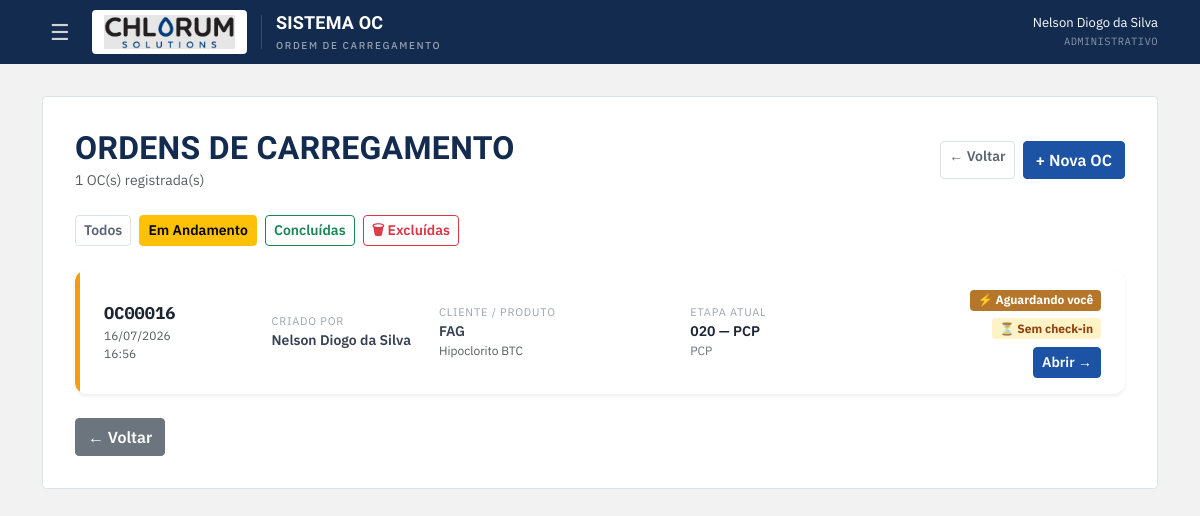
Page /ocs?status=em_andamento (signed in) on the earlier database version.
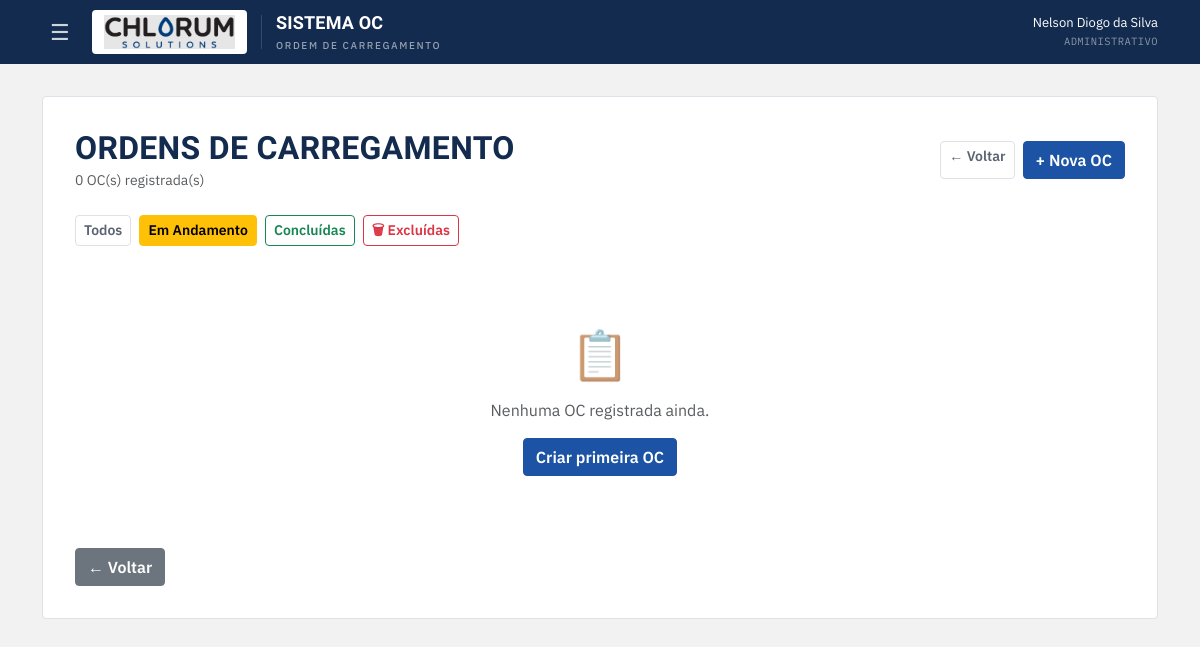
Same page on the later database version.
### models.py (models this page shows)
class User(db.Model, UserMixin):
    id       = db.Column(db.Integer, primary_key=True)
    nome     = db.Column(db.String(100), nullable=False)
    email    = db.Column(db.String(100), unique=True, nullable=False)
    senha    = db.Column(db.String(200), nullable=False)
    area     = db.Column(db.String(50))
    is_admin = db.Column(db.Boolean, default=False, nullable=False)

class OrdemCarregamento(db.Model):
    id                    = db.Column(db.Integer, primary_key=True)
    numero_oc             = db.Column(db.String(50), unique=True)
    status                = db.Column(db.String(20), default='em_andamento')
    data_criacao          = db.Column(db.DateTime, default=datetime.utcnow)
    excluida              = db.Column(db.Boolean, default=False, nullable=False)
    data_exclusao         = db.Column(db.DateTime, nullable=True)
    motivo_cancelamento   = db.Column(db.String(30), nullable=True)
    justificativa_exclusao = db.Column(db.Text, nullable=True)
    excluida_por          = db.Column(db.Integer, db.ForeignKey('user.id'), nullable=True)
    etapas = db.relationship('EtapaOC', backref='oc', lazy='selectin',
                              order_by='EtapaOC.id')

class DadosEtapa(db.Model):
    id       = db.Column(db.Integer, primary_key=True)
    etapa_id = db.Column(db.Integer, db.ForeignKey('etapa_oc.id'))
    campo    = db.Column(db.String(100))
    valor    = db.Column(db.Text)

### blueprints/ocs.py (the view)
@bp.route('/ocs')
@login_required
def listar_ocs():
    from models import OrdemCarregamento
    status = request.args.get('status', 'todos')
    page   = request.args.get('page', 1, type=int)
    query = OrdemCarregamento.query
    if not current_user.is_admin:
        query = query.filter_by(excluida=False)
    if status == 'em_andamento':
        query = query.filter_by(status='em_andamento', excluida=False)
    elif status == 'concluida':
        query = query.filter_by(status='concluida')
    elif status == 'excluida' and current_user.is_admin:
        query = query.filter_by(excluida=True)
    paginacao = query.order_by(OrdemCarregamento.id.desc())\
                      .paginate(page=page, per_page=OCS_POR_PAGINA, error_out=False)
    lista = [_montar_item_oc(oc) for oc in paginacao.items]
    pendentes_count = len(_pendencias_usuario())
    return render_template('ocs.html',
                           lista=lista,
                           paginacao=paginacao,
                           status_atual=status,
                           pendentes_count=pendentes_count,
                           is_admin=current_user.is_admin)

### app.py (called while the page is built)
@login_manager.user_loader
def load_user(user_id):
    return User.query.get(int(user_id))

### helpers.py (called while the page is built, shortened)
def _ordem_efetiva(cliente):
    ordem = list(ORDEM_ETAPAS)
    if CLIENTE_LCQ_FINAL not in (cliente or '').upper():
        ordem = [c for c in ordem if c != '110']
    return ordem

def _campo_valor(lista, campo):
    for r in lista:
        if r.campo == campo:
            return r.valor or '—'
    return '—'

def _pendencias_usuario():
    from models import OrdemCarregamento
    if current_user.is_admin: return []

### templates/ocs.html (shortened to what this page needs)
{% extends "base.html" %}
{% block content %}
<div class="d-flex align-items-center justify-content-between mb-4">
    <div>
        <h2 class="mb-0">Ordens de Carregamento</h2>
        <small class="text-muted">{{ paginacao.total }} OC(s) registrada(s)</small>
    </div>
    <div class="d-flex gap-2">
        <a href="/dashboard" class="btn btn-outline-secondary btn-sm">← Voltar</a>
        <a href="/oc/nova" class="btn btn-primary">+ Nova OC</a>
    </div>
</div>
<div class="d-flex gap-2 mb-4 flex-wrap">
    <a href="/ocs?status=todos"
       class="btn btn-sm btn-outline-secondary {{ 'active' if status_atual == 'todos' }}">
        Todos
    </a>
    <a href="/ocs?status=em_andamento"
       class="btn btn-sm btn-outline-warning {{ 'active' if status_atual == 'em_andamento' }}">
        Em Andamento
    </a>
    <a href="/ocs?status=concluida"
       class="btn btn-sm btn-outline-success {{ 'active' if status_atual == 'concluida' }}">
        Concluídas
    </a>
    {% if is_admin %}
    <a href="/ocs?status=excluida"
       class="btn btn-sm btn-outline-danger {{ 'active' if status_atual == 'excluida' }}">
        🗑 Excluídas
    </a>
    {% endif %}
</div>
<div class="row g-3" id="lista-ocs">
{% for item in lista %}
<div class="col-12">
    <div class="card border-0 shadow-sm" style="
        border-radius: 12px; overflow: hidden;
        opacity: {{ '0.6' if item.oc.excluida else '1' }};
    ">
        <div style="display:flex;">
            <div style="
                width: 5px; flex-shrink: 0;
                background: {% if item.oc.excluida %}#9ca3af
                            {% elif item.oc.status == 'concluida' %}#16a34a
                            {% elif item.aguardando_minha_area %}#f59e0b
                            {% else %}#3b82f6{% endif %};
            "></div>
            <div class="card-body py-3 px-4 w-100">
                <div class="row align-items-center g-2">
                    <div class="col-md-2">
                        <div class="fw-bold" style="font-size:17px; color:#1c2434;
                             font-family:'IBM Plex Mono',monospace;">
                            {{ item.oc.numero_oc }}
                        </div>
                        <div class="text-muted" style="font-size:12px;">
                            {{ item.oc.data_criacao.strftime('%d/%m/%Y') }}<br>
                            {{ item.oc.data_criacao.strftime('%H:%M') }}
                        </div>
                    </div>
                    <div class="col-md-2">
                        <div style="font-size:11px; text-transform:uppercase;
                             letter-spacing:.8px; color:#9ca3af;">Criado por</div>
                        <div style="font-size:14px; font-weight:600; color:#374151;">
                            {{ item.criador }}
                        </div>
                    </div>
                    <div class="col-md-3">
                        <div style="font-size:11px; text-transform:uppercase;
                             letter-spacing:.8px; color:#9ca3af;">Cliente / Produto</div>
                        <div style="font-size:14px; font-weight:600; color:#374151;">
                            {{ item.cliente }}
                        </div>
                        <div class="text-muted" style="font-size:12px;">
                            {{ item.produto }}
                        </div>
                    </div>
                    <div class="col-md-3">
                        <div style="font-size:11px; text-transform:uppercase;
                             letter-spacing:.8px; color:#9ca3af;">Etapa atual</div>
                        {% if item.oc.excluida %}
                            <span style="font-size:13px; color:#9ca3af;">
                                🗑 Excluída em
                                {{ item.oc.data_exclusao.strftime('%d/%m/%Y') if item.oc.data_exclusao else '—' }}
                            </span>
                            {% if item.oc.justificativa_exclusao %}
                            <div style="font-size:11px; color:#9ca3af; font-style:italic;">
                                "{{ item.oc.justificativa_exclusao }}"
                            </div>
                            {% endif %}
                        {% elif item.oc.status == 'concluida' %}
                            <span class="badge bg-success" style="font-size:13px;">✔ Concluída</span>
                        {% else %}
                            <div style="font-size:14px; font-weight:600; color:#1c2434;">
                                {{ item.etapa_codigo }} — {{ item.etapa_nome }}
                            </div>
                            <div style="font-size:12px; color:#6b7280;">
                                {{ item.etapa_area }}
                            </div>
                        {% endif %}
                    </div>
                    <div class="col-md-2 text-md-end">
                        {% if item.oc.excluida %}
                            <span class="badge bg-secondary mb-1">Excluída</span>
                        {% elif item.oc.status == 'concluida' %}
                            <span class="badge bg-success mb-1">Concluída</span>
                        {% elif item.aguardando_minha_area %}
                            <span class="badge bg-warning text-dark mb-1">⚡ Aguardando você</span>
                        {% else %}
                            <span class="badge bg-primary mb-1">Em Andamento</span>
                        {% endif %}
                        <br>
                        {% if item.checkin != 'concluido' and not item.oc.excluida and item.oc.status != 'concluida' %}
                            <span class="badge mb-1" style="background:#fef3c7;color:#92400e;">
                                ⏳ Sem check-in
                            </span>
                        {% endif %}
                        <br>
                        <a href="/oc/{{ item.oc.id }}"
                           class="btn btn-sm btn-primary mt-1">Abrir →</a>
                    </div>
                </div>
            </div>
        </div>
    </div>
</div>
{% else %}
<div class="col-12 text-center text-muted py-5">
    <div style="font-size:48px;">📋</div>
    <p class="mt-2">Nenhuma OC registrada ainda.</p>
    <a href="/oc/nova" class="btn btn-primary">Criar primeira OC</a>
</div>
{% endfor %}
</div>
<div class="mt-4">
    <a href="/dashboard" class="btn btn-secondary">← Voltar</a>
</div>
{% endblock %}

### templates/base.html (shortened to what this page needs)
<!DOCTYPE html>
<html lang="pt-br">
<head>
    <link rel="stylesheet" href="{{ url_for('static', filename='css/bootstrap.min.css') }}">
    <link href="https://cdn.jsdelivr.net/npm/tom-select/dist/css/tom-select.css" rel="stylesheet">
</head>
<body>
<div class="topo">
    <div class="container">
        <div class="topo-inner">
            {% if current_user and current_user.is_authenticated %}
            <button class="btn-menu" onclick="abrirMenu()" aria-label="Abrir menu">☰</button>
            {% endif %}
            <div class="topo-logo-wrap">
                <img src="{{ url_for('static', filename='img/chlorum-solutions.png') }}"
                     class="topo-logo" alt="Chlorum Solutions">
            </div>
            <div class="topo-textos">
                <h1>Sistema OC</h1>
                <small>Ordem de Carregamento</small>
            </div>
            {% if current_user and current_user.is_authenticated %}
            <div class="topo-usuario">
                {{ current_user.nome }}<br>
                <span>{{ current_user.area }}</span>
            </div>
            {% endif %}
        </div>
    </div>
</div>
<div class="container">
    <div class="container-box">
        {% block content %}{% endblock %}
    </div>
</div>
</body>
</html>

### templates/base.html (style rules this page uses)
:root { --ink: #231F20; --chlorum: #1C53A4; --deep: #132B4E; --sky: #68B3E3; --fog: #F2F2F2; --paper: #FFFFFF; --good: #2F7A52; --warn: #B4762A; --danger: #A23B33; --border: #DCE2E8; --muted: #5B6472; --font-display: 'Big Shoulders Display', sans-serif; --font-body: 'IBM Plex Sans', sans-serif; --font-mono: 'IBM Plex Mono', monospace; --cor-primaria: var(--chlorum); --cor-primaria-hover: var(--deep); }
body { background-color: var(--fog); font-family: var(--font-body); color: var(--ink); }
a { color: var(--chlorum); }
h1, h2, h3, h4, h5 { font-family: var(--font-display); font-weight: 800; text-transform: uppercase; letter-spacing: .01em; color: var(--deep); }
.btn, .card, .form-control, .form-select, .badge, .alert { border-radius: 4px; }
.btn { font-weight: 600; }
.btn-primary { background-color: var(--chlorum); border-color: var(--chlorum); }
.btn-outline-secondary { color: var(--muted); border-color: var(--border); }
.topo { background-color: var(--deep); color: white; padding: 0; margin-bottom: 32px; }
.topo-inner { display: flex; align-items: center; gap: 14px; padding: 10px 0; }
.topo-logo-wrap { background: var(--paper); border-radius: 4px; padding: 5px 12px; display: flex; align-items: center; flex-shrink: 0; }
.topo-logo { height: 34px; width: auto; object-fit: contain; display: block; }
.topo-textos { line-height: 1.15; }
.topo-textos h1 { margin: 0; font-size: 18px; font-weight: 800; color: white; font-family: var(--font-display); text-transform: uppercase; letter-spacing: .01em; }
.topo-textos small { font-size: 10px; opacity: .55; color: white; letter-spacing: 1.6px; text-transform: uppercase; font-family: var(--font-body); font-weight: 500; }
.topo-usuario { margin-left: auto; font-size: 13px; text-align: right; line-height: 1.4; color: white; }
.topo-usuario span { font-size: 10.5px; opacity: .5; font-family: var(--font-mono); text-transform: uppercase; letter-spacing: .04em; }
.btn-menu { background: none; border: none; color: rgba(255,255,255,.8); font-size: 22px; line-height: 1; cursor: pointer; padding: 4px 8px; border-radius: 4px; transition: background .15s, color .15s; flex-shrink: 0; }
.container-box { background: var(--paper); padding: 32px; border-radius: 4px; border: 1px solid var(--border); }

Differences in the rows shown:
removed OrdemCarregamento: excluida False (drawn), oc.numero_oc "OC00016", oc.data_criacao "16/07/2026", oc.data_criacao "16:56"
removed DadosEtapa: cliente "FAG"
removed DadosEtapa: produto "Hipoclorito BTC"
Other differences:
{{ paginacao.total }}: "1" → "0"
text now shown: "📋 Nenhuma OC registrada ainda. Criar primeira OC"
list line gone: "CRIADO POR CLIENTE / PRODUTO ETAPA ATUAL 020 — PCP PCP ⚡ Aguardando você ⏳ Sem check-in Abrir →"
list line gone: "Nelson Diogo da Silva"
